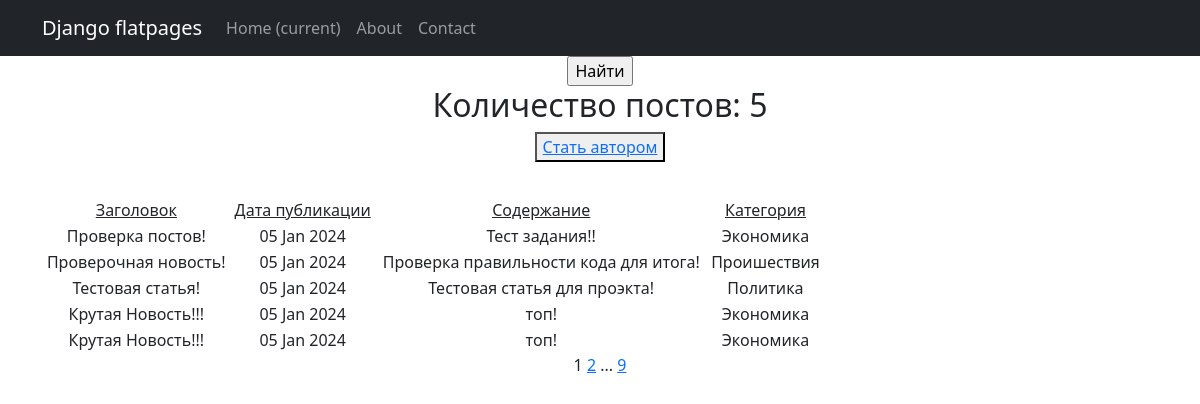
Page /news/ on the committed database.
### news_portal/models.py (models this page shows, shortened)
class Post(models.Model):
    author = models.ForeignKey(Author, default=1, on_delete=models.SET_DEFAULT,
                               verbose_name=pgettext_lazy('Author', 'Author'))
    type = models.CharField(max_length=7, choices=TYPE, verbose_name=pgettext_lazy('Type', 'Type'))
    time_in = models.DateTimeField(auto_now_add=True, verbose_name=pgettext_lazy('Time_in', 'Time_in'))
    category = models.ManyToManyField(Category, through='PostCategory',
                                      verbose_name=pgettext_lazy('Category', 'Category'))
    title = models.CharField(max_length=255, verbose_name=pgettext_lazy('Title', 'Title'))
    text = models.TextField(verbose_name=pgettext_lazy('Text', 'Text'))
    rating = models.IntegerField(default=0, verbose_name=pgettext_lazy('Rating', 'Rating'))

class Category(models.Model):
    name = models.CharField(max_length=40, unique=True,)
    subscribers = models.ManyToManyField(User, related_name='categories')

### news_portal/views.py (the view)
# urls.py: path('news/', NewsList.as_view(), name='post_list'),
class NewsList(ListView):
    model = Post
    template_name = 'post_list.html'
    context_object_name = 'posts'
    ordering = '-time_in'
    paginate_by = 5
    def get_context_data(self, **kwargs):
        context = super().get_context_data(**kwargs)
        context['is_not_author'] = not self.request.user.groups.filter(name='authors').exists()
        return context
    def get_queryset(self):
        queryset = super().get_queryset()
        self.filterset = PostFilter(self.request.GET, queryset=queryset)
        return self.filterset.qs

### templates/post_list.html (shortened to what this page needs)
{% extends 'default.html' %}
{% block content %}
    <form action="" method="get">
        <input type='submit' value="Найти">
    </form>
    {% if posts %}
        <h2>Количество постов: {{ posts|length }}</h2>
        {% if is_not_author %}
        <button><a href="{% url 'author_now' %}">Стать автором</a></button>
        {% endif %}
    <table width="70%" style="margin-top: 35px">
        <tr>
            <td><u>Заголовок</u></td>
            <td><u>Дата публикации</u></td>
            <td><u>Содержание</u></td>
            <td><u>Категория</u></td>
        </tr>
        {% for post in posts %}
        <tr>
            <td>{{ post.title  }}</td>
            <td>{{ post.time_in|date:'d M Y' }}</td>
            <td>{{ post.text|truncatewords:20 }}</td>
            {% for cat in post.category.all %}
            <td>{{ cat.name }}</td>
            {% endfor %}
        </tr>
        {% endfor %}
    </table>
{% else %}
    <h3>Публикаций нет!</h3>
{% endif %}
    {{ page_obj.number }}
    {% if page_obj.has_next %}
       <a href="?page={{ page_obj.next_page_number }}">{{ page_obj.next_page_number }}</a>
       {% if paginator.num_pages != page_obj.next_page_number %}
           ...
           <a href="?page={{ page_obj.paginator.num_pages }}">{{ page_obj.paginator.num_pages }}</a>
       {% endif %}
    {% endif %}
{% endblock content %}

### rows in the picture
Post: title "Проверка постов!", time_in "05 Jan 2024", text "Тест задания!!"
Category: name "Экономика"
Post: title "Проверочная новость!", time_in "05 Jan 2024", text "Проверка правильности кода для итога!"
Category: name "Проишествия"
Post: title "Тестовая статья!", time_in "05 Jan 2024", text "Тестовая статья для проэкта!"
Category: name "Политика"
Post: title "Крутая Новость!!!", time_in "05 Jan 2024", text "топ!"
Post: title "Крутая Новость!!!", time_in "05 Jan 2024", text "топ!"

### other values in the picture
{{ posts|length }} "5"
{{ page_obj.number }} "1"
{{ page_obj.next_page_number }} "2"
{{ page_obj.paginator.num_pages }} "9"
